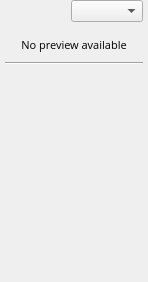
<?xml version="1.0" encoding="UTF-8"?>
<ui version="4.0">
 <class>PreviewWidgetClass</class>
 <widget class="QWidget" name="PreviewWidgetClass">
  <property name="geometry">
   <rect>
    <x>0</x>
    <y>0</y>
    <width>148</width>
    <height>282</height>
   </rect>
  </property>
  <property name="windowTitle">
   <string>Preview</string>
  </property>
  <layout class="QVBoxLayout" name="verticalLayout_3">
   <property name="spacing">
    <number>0</number>
   </property>
   <property name="leftMargin">
    <number>5</number>
   </property>
   <property name="topMargin">
    <number>0</number>
   </property>
   <property name="rightMargin">
    <number>5</number>
   </property>
   <property name="bottomMargin">
    <number>0</number>
   </property>
   <item>
    <widget class="QWidget" name="m_texturePreviewWidget" native="true">
     <layout class="QVBoxLayout" name="verticalLayout_4">
      <property name="leftMargin">
       <number>0</number>
      </property>
      <property name="topMargin">
       <number>0</number>
      </property>
      <property name="rightMargin">
       <number>0</number>
      </property>
      <property name="bottomMargin">
       <number>0</number>
      </property>
      <item>
       <layout class="QHBoxLayout" name="m_horizontalLayout">
        <item>
         <spacer name="m_horizontalSpacer">
          <property name="orientation">
           <enum>Qt::Horizontal</enum>
          </property>
          <property name="sizeHint" stdset="0">
           <size>
            <width>40</width>
            <height>20</height>
           </size>
          </property>
         </spacer>
        </item>
        <item>
         <widget class="QComboBox" name="m_comboBoxRGB">
          <property name="currentText">
           <string/>
          </property>
         </widget>
        </item>
       </layout>
      </item>
      <item>
       <widget class="AzToolsFramework::AspectRatioAwarePixmapWidget" name="m_previewImageCtrl" native="true">
        <property name="sizePolicy">
         <sizepolicy hsizetype="Preferred" vsizetype="Preferred">
          <horstretch>0</horstretch>
          <verstretch>0</verstretch>
         </sizepolicy>
        </property>
       </widget>
      </item>
     </layout>
    </widget>
   </item>
   <item>
    <widget class="QWidget" name="m_modelPreviewWidget" native="true">
     <layout class="QVBoxLayout" name="verticalLayout">
      <property name="spacing">
       <number>0</number>
      </property>
      <property name="leftMargin">
       <number>0</number>
      </property>
      <property name="topMargin">
       <number>0</number>
      </property>
      <property name="rightMargin">
       <number>0</number>
      </property>
      <property name="bottomMargin">
       <number>0</number>
      </property>
      <item>
       <widget class="CPreviewModelCtrl" name="m_previewCtrl" native="true"/>
      </item>
     </layout>
    </widget>
   </item>
   <item>
    <widget class="QWidget" name="m_noPreviewWidget" native="true">
     <layout class="QVBoxLayout" name="verticalLayout_2">
      <item>
       <widget class="QLabel" name="m_noPreviewText">
        <property name="font">
         <font>
          <family>Open Sans</family>
          <pointsize>8</pointsize>
         </font>
        </property>
        <property name="text">
         <string>No preview available</string>
        </property>
        <property name="alignment">
         <set>Qt::AlignCenter</set>
        </property>
        <property name="wordWrap">
         <bool>true</bool>
        </property>
       </widget>
      </item>
     </layout>
    </widget>
   </item>
   <item>
    <widget class="Line" name="m_line">
     <property name="orientation">
      <enum>Qt::Horizontal</enum>
     </property>
    </widget>
   </item>
   <item>
    <widget class="QLabel" name="m_fileInfoCtrl">
     <property name="sizePolicy">
      <sizepolicy hsizetype="Ignored" vsizetype="Preferred">
       <horstretch>0</horstretch>
       <verstretch>0</verstretch>
      </sizepolicy>
     </property>
     <property name="minimumSize">
      <size>
       <width>0</width>
       <height>0</height>
      </size>
     </property>
     <property name="maximumSize">
      <size>
       <width>16777215</width>
       <height>16777215</height>
      </size>
     </property>
     <property name="text">
      <string/>
     </property>
     <property name="textFormat">
      <enum>Qt::AutoText</enum>
     </property>
     <property name="scaledContents">
      <bool>false</bool>
     </property>
     <property name="alignment">
      <set>Qt::AlignLeading|Qt::AlignLeft|Qt::AlignTop</set>
     </property>
     <property name="wordWrap">
      <bool>true</bool>
     </property>
    </widget>
   </item>
   <item>
    <spacer name="m_verticalSpacer">
     <property name="orientation">
      <enum>Qt::Vertical</enum>
     </property>
     <property name="sizeHint" stdset="0">
      <size>
       <width>20</width>
       <height>40</height>
      </size>
     </property>
    </spacer>
   </item>
  </layout>
 </widget>
 <customwidgets>
  <customwidget>
   <class>CPreviewModelCtrl</class>
   <extends>QWidget</extends>
   <header>Controls/PreviewModelCtrl.h</header>
   <container>1</container>
  </customwidget>
  <customwidget>
   <class>AzToolsFramework::AspectRatioAwarePixmapWidget</class>
   <extends>QWidget</extends>
   <header>AzToolsFramework/UI/UICore/AspectRatioAwarePixmapWidget.hxx</header>
   <container>1</container>
  </customwidget>
 </customwidgets>
 <resources/>
 <connections/>
</ui>
